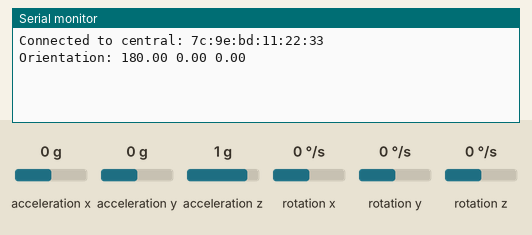
This sketch was run on a simulated Arduino Nano 33 IoT. On the bench: the last lines printed to the serial monitor. Inputs (shaded band) come from the test bench; at power-on: acceleration x 0 g, acceleration y 0 g, acceleration z 1 g, rotation x 0 °/s, rotation y 0 °/s, rotation z 0 °/s. Nothing arrives over Bluetooth unless stated; a phone connects over Bluetooth LE 3 s after start.

Above: at 3.8 s.
3.9 s: acceleration x set to -1.4 g
5.4 s: acceleration y set to -1.4 g
At 6.7 s:
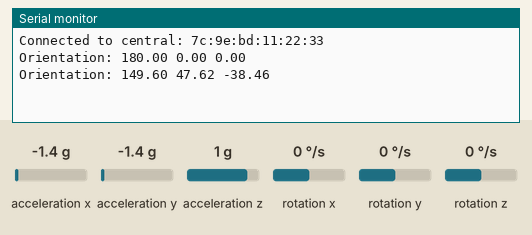
6.9 s: acceleration z set to -1.4 g
8.4 s: rotation x set to -192 °/s
At 9.7 s:
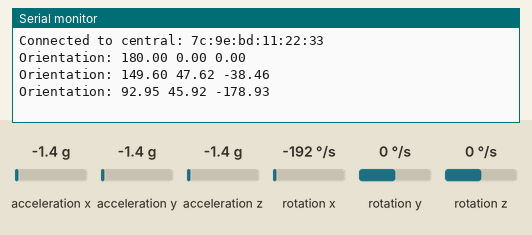
9.9 s: rotation y set to -192 °/s
At 12.23 s:
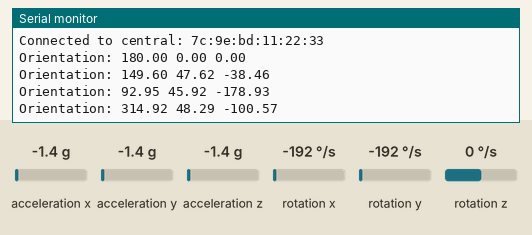
Timing chart, 0 to 12.4 s (numbered marks = the images above; inputs shaded):
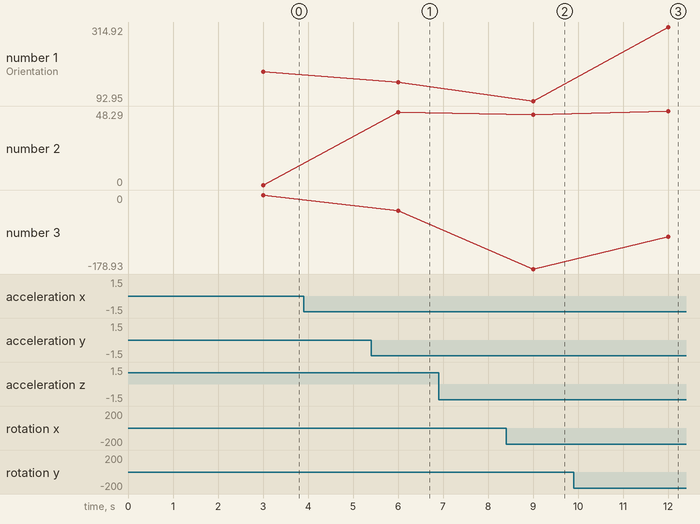

The sketch:

Nano33MadgwickBLE.ino
```cpp
/*
  Madgwick orientation calculation with BLE output
  Uses Arduino MadgwickAHRS library to calculate heading, pitch, and roll
  on an Arduino Nano 33 IoT, using the onboard LSM6DS3 IMU.
  Also makes the readings available as a BLE service

  For big fun, connect this to p5.js sketch MadgwickVisualizer

  created 13 Aug 2019
  by Tom Igoe
*/
#include <Arduino_LSM6DS3.h>
#include <MadgwickAHRS.h>
#include <ArduinoBLE.h>

BLEService orientationService("23ce3f92-be01-11e9-9cb5-2a2ae2dbcce4");
const char localName[] = "myNano33IoT";

// create characteristics for heading, pitch, roll
// and allow remote device to read and get notifications about them:
BLEFloatCharacteristic headingCharacteristic("23ce450a-be01-11e9-9cb5-2a2ae2dbcce4", BLERead | BLENotify);
BLEFloatCharacteristic pitchCharacteristic("23ce4276-be01-11e9-9cb5-2a2ae2dbcce4", BLERead | BLENotify);
BLEFloatCharacteristic rollCharacteristic("23ce43ca-be01-11e9-9cb5-2a2ae2dbcce4", BLERead | BLENotify);

// initialize a Madgwick filter:
Madgwick filter;
// sensor's sample rate is fixed at 104 Hz:
const float sensorRate = 104.00;

// values for orientation:
float roll = 0.0;
float pitch = 0.0;
float heading = 0.0;

void setup() {
  Serial.begin(9600);
  // begin IMU:
  if (!IMU.begin()) {
    Serial.println("Starting IMU failed.");
    // stop here if you can't access the IMU:
    while (true);
  }
  // start the Madgwick filter to run at the sample rate:
  filter.begin(sensorRate);

  // begin BLE:
  if (BLE.begin()) {
    // set advertised local name and service UUID:
    BLE.setLocalName(localName);
    BLE.setAdvertisedService(orientationService);

    // add the characteristics to the service:
    orientationService.addCharacteristic(headingCharacteristic);
    orientationService.addCharacteristic(pitchCharacteristic);
    orientationService.addCharacteristic(rollCharacteristic);

    // add service and start advertising:
    BLE.addService(orientationService);
    BLE.advertise();
  } else {
    Serial.println("starting BLE failed.");
    // stop here if you can't access the BLE radio:
    while (true);
  }
}

void loop() {
  // listen for BLE peripherals to connect:
  BLEDevice central = BLE.central();

  // if a central is connected to this peripheral:
  if (central) {
    Serial.print("Connected to central: ");
    // print the central's MAC address:
    Serial.println(central.address());

    // while the central is still connected to peripheral:
    while (central.connected()) {
      updateOrientation();
    }

    // when the central disconnects, print it out:
    Serial.print("Disconnected from central: ");
    Serial.println(central.address());
  }
}

long lastUpdate = 0;

void updateOrientation() {
  // values for acceleration & rotation:
  float xAcc, yAcc, zAcc;
  float xGyro, yGyro, zGyro;

  // check if the IMU is ready to read:
  if (IMU.accelerationAvailable() &&
      IMU.gyroscopeAvailable()) {
    // read accelerometer & gyrometer:
    IMU.readAcceleration(xAcc, yAcc, zAcc);
    IMU.readGyroscope(xGyro, yGyro, zGyro);

    // update the filter, which computes orientation:
    filter.updateIMU(xGyro, yGyro, zGyro, xAcc, yAcc, zAcc);
    if (millis() -lastUpdate > 3000) {
      lastUpdate = millis();
      // update the heading, pitch and roll:
      roll = filter.getRoll();
      pitch = filter.getPitch();
      heading = filter.getYaw();
      Serial.print("Orientation: ");
      Serial.print(heading);
      Serial.print(" ");
      Serial.print(pitch);
      Serial.print(" ");
      Serial.println(roll);

      // update the BLE characteristics with the orientation values:
      headingCharacteristic.writeValue(heading);
      pitchCharacteristic.writeValue(pitch);
      rollCharacteristic.writeValue(roll);
    }
  }
}
```

Measured:
- after the input at 5.4 s, the serial monitor: prints a new line after 0.61 s (image 1)
- after the input at 8.4 s, the serial monitor: prints a new line after 0.61 s (image 2)
- after the input at 9.9 s, the serial monitor: prints a new line after 2.1 s (image 3)
- plotted number 1: 180 → 149.6 after the input at 5.4 s, 149.6 → 92.95 after the input at 8.4 s, 92.95 → 314.92 after the input at 9.9 s
- plotted number 2: 0 → 47.62 after the input at 5.4 s, 47.62 → 45.92 after the input at 8.4 s, 45.92 → 48.29 after the input at 9.9 s
- plotted number 3: 0 → -38.46 after the input at 5.4 s, -38.46 → -178.93 after the input at 8.4 s, -178.93 → -100.57 after the input at 9.9 s
